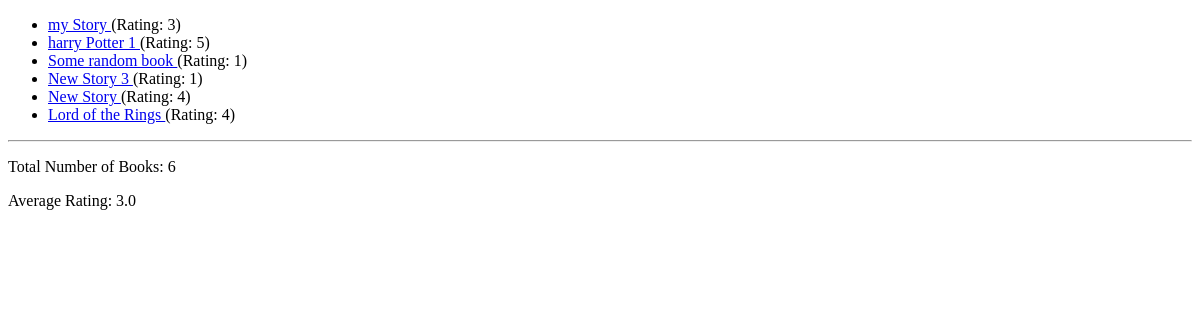
Before: / with the older database file.
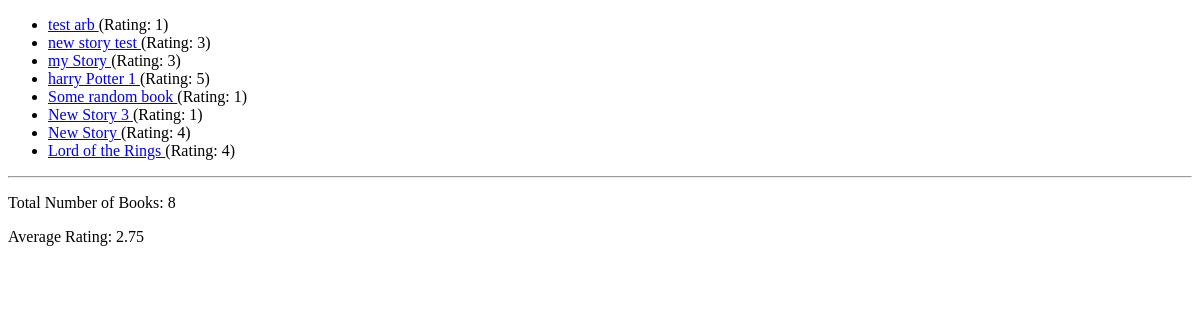
After: the same page with the newer database file.
### book_outlet/models.py (models this page shows, shortened)
class Book(models.Model):
    title = models.CharField(max_length=50)
    rating = models.IntegerField(validators=[MinValueValidator(1), MaxValueValidator(5)])
    author = models.CharField(null=True, max_length=100)
    is_bestselling = models.BooleanField(default=False)
    slug = models.SlugField(default="", blank=True, null=False, db_index=True) # Harry Potter 1 => harry-potter-1
    def get_absolute_url(self):
        return reverse("book-detail", args=[self.slug])

### book_outlet/views.py (the view)
# urls.py: path("", views.index),
def index(request):
    books = Book.objects.all().order_by("-title")
    num_books = books.count()
    avg_rating = books.aggregate(Avg("rating")) # rating__avg
    print(f"avg rating: {avg_rating}")
    return render(request,"book_outlets/index.html", {
        "books":books,
        "total_number_of_books":num_books,
        "average_rating":avg_rating
    })

### book_outlet/templates/book_outlets/index.html (shortened to what this page needs)
{% extends "book_outlets/base.html" %}
{% block content %}
    <ul>
        {% for book in books %}
            <li> <a href = " {{book.get_absolute_url}} "> {{ book.title }} </a> (Rating: {{book.rating}}) </li>
        {% endfor %}
    </ul>
    <hr>
    <p> Total Number of Books: {{total_number_of_books}} </p>
    <p>Average Rating: {{average_rating.rating__avg}} </p>
{% endblock  %}

Changed rows visible on the page:
added Book: title "test arb", rating "1"
added Book: title "new story test", rating "3"
Other visible differences:
{{ total_number_of_books }}: "6" → "8"
{{ average_rating.rating__avg }}: "3.0" → "2.75"
